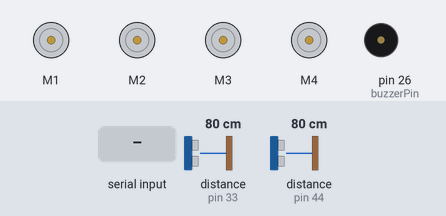
This sketch was run on a simulated Arduino Mega 2560, built with avr-gcc and run on an emulated ATmega2560. On the bench: 4 × DC motor (green arrow = forward, orange = backward, longer = faster), buzzer (waves = sounding). The test bench sets the inputs (shaded band); at power-on: distance to the obstacle (sensors on pin 33, pin 44) 80 cm. The echo pulse lasts 58.3 µs per cm.

Above: at 1.9 s.
2.0 s: distance to the obstacle (sensor on pin 33) set to 53 cm
3.8 s: distance to the obstacle (sensor on pin 33) set to 46 cm
At 5.0 s:
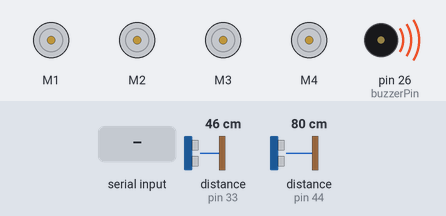
6.8 s: "+" received over the second serial link
At 8.6 s:
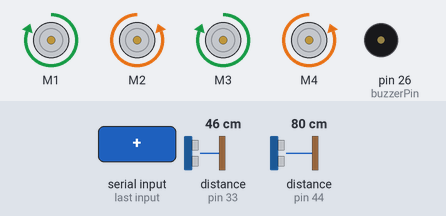
9.8 s: "-" received over the second serial link
At 10.5 s:
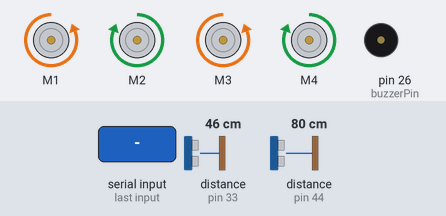
12.8 s: "w" received over the second serial link
At 14.0 s:
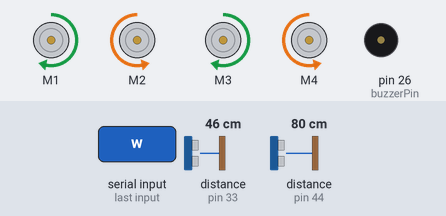
15.6 s: "s" received over the second serial link
At 17.4 s:
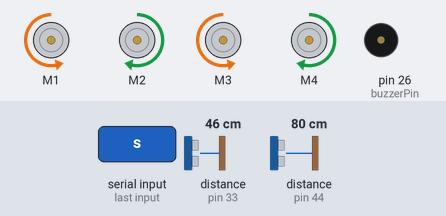
Timing chart, 0 to 19.6 s (numbered marks = the images above; inputs shaded):
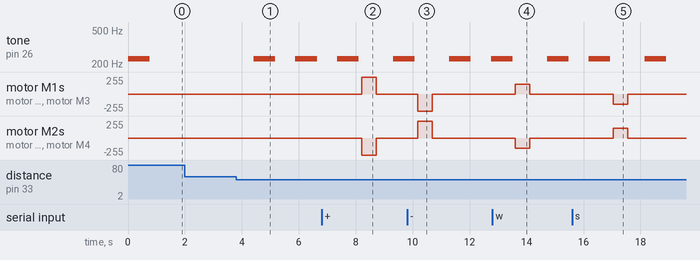

The sketch:

ArduinoBaselineCode.ino
```cpp
#include <DistanceSensor.h>
#include <AFMotor.h>
#include <string.h>
// Define pins
const int echoPin1 = 33;
const int trigPin1 = 31;
const int echoPin2 = 44;
const int trigPin2 = 42;
const int buzzerPin = 26;

// Start the sensor
DistanceSensor sensor1(trigPin1, echoPin1);
DistanceSensor sensor2(trigPin2, echoPin2);
AF_DCMotor motor1(1);
AF_DCMotor motor2(2);// The motor number, i.e. 1, 2, 3 or 4
AF_DCMotor motor3(3);
AF_DCMotor motor4(4);

void setup() {
  //TODO
    Serial3.begin(9600);
    //Serial3.begin(9600);
    pinMode(buzzerPin,OUTPUT);//端口定义
    loud();
    motor1.setSpeed( 100 );
    motor2.setSpeed( 100 );
    motor3.setSpeed( 100 );
    motor4.setSpeed( 100 );

    motor2.run(RELEASE);
    motor3.run(RELEASE);
    motor1.run(RELEASE);
    motor4.run(RELEASE);
}

void FASTforward()
{
    motor1.setSpeed( 255 );
    motor2.setSpeed( 255 );
    motor3.setSpeed( 255 );
    motor4.setSpeed( 255 );
    motor2.run(BACKWARD);
    motor3.run(FORWARD);
    motor1.run(FORWARD);
    motor4.run(BACKWARD);
    delay(500);
}

void FASTbackward()
{
    motor1.setSpeed( 255 );
    motor2.setSpeed( 255 );
    motor3.setSpeed( 255 );
    motor4.setSpeed( 255 );
    motor2.run(FORWARD);
    motor3.run(BACKWARD);
    motor1.run(BACKWARD);
    motor4.run(FORWARD);
    delay(500);
}

void forward()
{
    motor1.setSpeed( 150 );
    motor2.setSpeed( 150 );
    motor3.setSpeed( 150 );
    motor4.setSpeed( 150 );
    motor2.run(BACKWARD);
    motor3.run(FORWARD);
    motor1.run(FORWARD);
    motor4.run(BACKWARD);
    delay(500);
}

void backward()
{
    motor1.setSpeed( 150 );
    motor2.setSpeed( 150 );
    motor3.setSpeed( 150 );
    motor4.setSpeed( 150 );
    motor2.run(FORWARD);
    motor3.run(BACKWARD);
    motor1.run(BACKWARD);
    motor4.run(FORWARD);
    delay(500);
}

void right()
{
    motor2.setSpeed(250);
    motor3.setSpeed(250);
    motor1.setSpeed(250);
    motor4.setSpeed(250);
    motor2.run(BACKWARD);
    motor3.run(BACKWARD);
    motor1.run(FORWARD);
    motor4.run(FORWARD);
    delay(250);
    motor2.run(RELEASE);
    motor3.run(RELEASE);
    motor1.run(RELEASE);
    motor4.run(RELEASE);

}

void left()
{
    motor2.setSpeed(250);
    motor3.setSpeed(250);
    motor1.setSpeed(250);
    motor4.setSpeed(250);
    motor2.run(FORWARD);
    motor3.run(FORWARD);
    motor1.run(BACKWARD);
    motor4.run(BACKWARD);
    delay(250);
    motor2.run(RELEASE);
    motor3.run(RELEASE);
    motor1.run(RELEASE);
    motor4.run(RELEASE);
}

void still()
{
   motor2.run(RELEASE);
   motor3.run(RELEASE);
   motor1.run(RELEASE);
   motor4.run(RELEASE);
   delay(500);
}

void loud()
{
    for(int i=600;i<=750;i++)//频率不断上升
    {
      tone(buzzerPin,230);
      delay(5);
    }
    noTone(buzzerPin);
}

int dis1;
int dis2;

void loop() {
    dis1=sensor1.getCM();
    dis2=sensor2.getCM();
    //+Serial.print(dis);
    if(dis1<=50||dis2<=50)
    {
      still();
      delay(100);
      loud();
      delay(100);
    }
    if (Serial3.available()) {
      //TODO
        char input = Serial3.read();
        if (input == '+')
          FASTforward();
        else if (input == '-')
          FASTbackward();
        else if (input=='w')
        {
          forward();
        }
        else if(input=='s')
        {
          backward();
        }
        else if(input=='a')
        {
          left();
        }
        else if(input=='d')
        {
          right();
        }
        else if(input=='g')
        {
          still();
        }

    }

}
```

Measured:
- the behaviour switches between 51 and 50 cm on distance to the obstacle (sensor on pin 33) (found by bisection; images 0 and 1)
- after the input at 2.0 s, every drawn part: stays the same
- after the input at 3.8 s, tone on pin 26 (buzzerPin): alternates 230 Hz for 0.76 s and silent for 0.71 s, starting after 0.61 s
- after the input at 6.8 s, motor M1, motor M3: stopped → forward 255/255 after 1.4 s, → stopped 0.51 s later; motor M2, motor M4: stopped → backward 255/255 after 1.4 s, → stopped 0.51 s later
- after the input at 9.8 s, motor M1, motor M3: stopped → backward 255/255 after 0.37 s, → stopped 0.51 s later; motor M2, motor M4: stopped → forward 255/255 after 0.37 s, → stopped 0.51 s later
- after the input at 12.8 s, motor M1, motor M3: stopped → forward 150/255 after 0.81 s, → stopped 0.51 s later; motor M2, motor M4: stopped → backward 150/255 after 0.81 s, → stopped 0.51 s later
- after the input at 15.6 s, tone on pin 26 (buzzerPin): silent → 230 Hz after 2.6 s, → silent 0.76 s later; motor M1, motor M3: stopped → backward 150/255 after 1.4 s, → stopped 0.51 s later; motor M2, motor M4: stopped → forward 150/255 after 1.4 s, → stopped 0.51 s later
